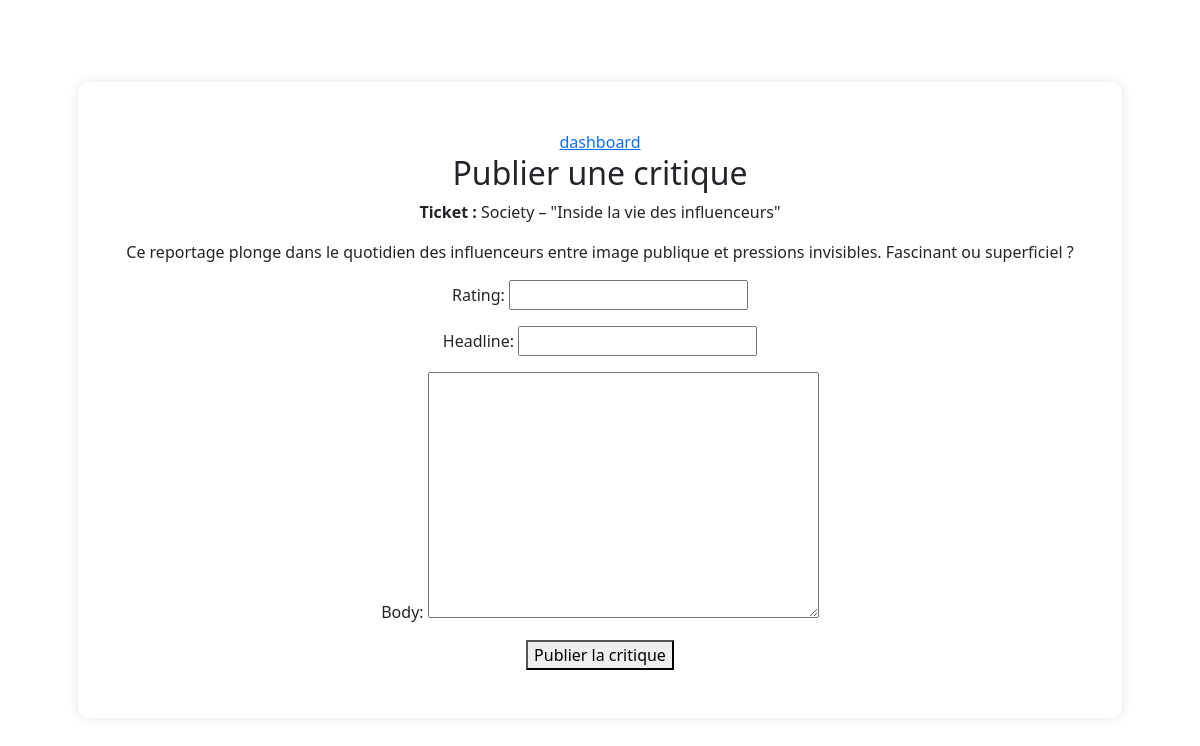
/review/create/41/ (signed in), run on the app's committed database.
### reviews/models.py (models this page shows, shortened)
class Ticket(models.Model):
    title = models.CharField(max_length=128)
    description = models.TextField(max_length=2048, blank=True)
    user = models.ForeignKey(settings.AUTH_USER_MODEL, on_delete=models.CASCADE)
    image = models.ImageField(null=True, blank=True, upload_to='ticket_images/')
    time_created = models.DateTimeField(auto_now_add=True)

### reviews/views.py (the view)
# urls.py: path('review/create/<int:ticket_id>/', reviews.views.create_review, name='create_review_for_ticket'),
@login_required
def create_review(request, ticket_id=None):
    ticket = get_object_or_404(Ticket, id=ticket_id) if ticket_id else None
    if ticket and Review.objects.filter(ticket=ticket, user=request.user).exists():
        messages.error(request, "Vous avez déjà publié une critique pour ce billet.")
        return redirect('dashboard')
    if request.method == 'POST':
        review_form = ReviewForm(request.POST)
        ticket_form = TicketForm(
            request.POST, request.FILES
        ) if not ticket else None
        if review_form.is_valid() and (
            ticket or (ticket_form and ticket_form.is_valid())
        ):
            if not ticket:
                ticket = ticket_form.save(commit=False)
                ticket.user = request.user
                ticket.save()
            review = review_form.save(commit=False)
            review.ticket = ticket
            review.user = request.user
            review.save()
            return redirect('dashboard')
    else:
        review_form = ReviewForm()
        ticket_form = TicketForm() if not ticket else None
    return render(request, 'reviews/review_form.html', {
        'review_form': review_form,
        'ticket_form': ticket_form,
        'ticket': ticket
    })

### reviews/forms.py
class ReviewForm(forms.ModelForm):
    class Meta:
        model = Review
        fields = ['rating', 'headline', 'body']

### reviews/templates/reviews/review_form.html (shortened to what this page needs)
{% extends 'base.html' %}
{% block content %}
<a href="{% url 'dashboard' %}"> dashboard</a>
<h2>Publier une critique</h2>
{% if ticket %}
    <p><strong>Ticket :</strong> {{ ticket.title }}</p>
    <p>{{ ticket.description }}</p>
{% endif %}
{% if ticket %}
<form method="post">
    {{ review_form.as_p }}
    <button type="submit">Publier la critique</button>
</form>
{% endif %}
{% endblock %}

### static/css/styles.css (style rules this page uses)
body { min-height: 100vh; display: flex; justify-content: center; align-items: center; background: #f8f9fa; font-family: 'Segoe UI', sans-serif; }

### data on the page
Ticket: title "Society – \"Inside la vie des influenceurs\"", description "Ce reportage plonge dans le quotidien des influenceurs entre image publique et pressions invisibles. Fascinant ou superficiel ?"
